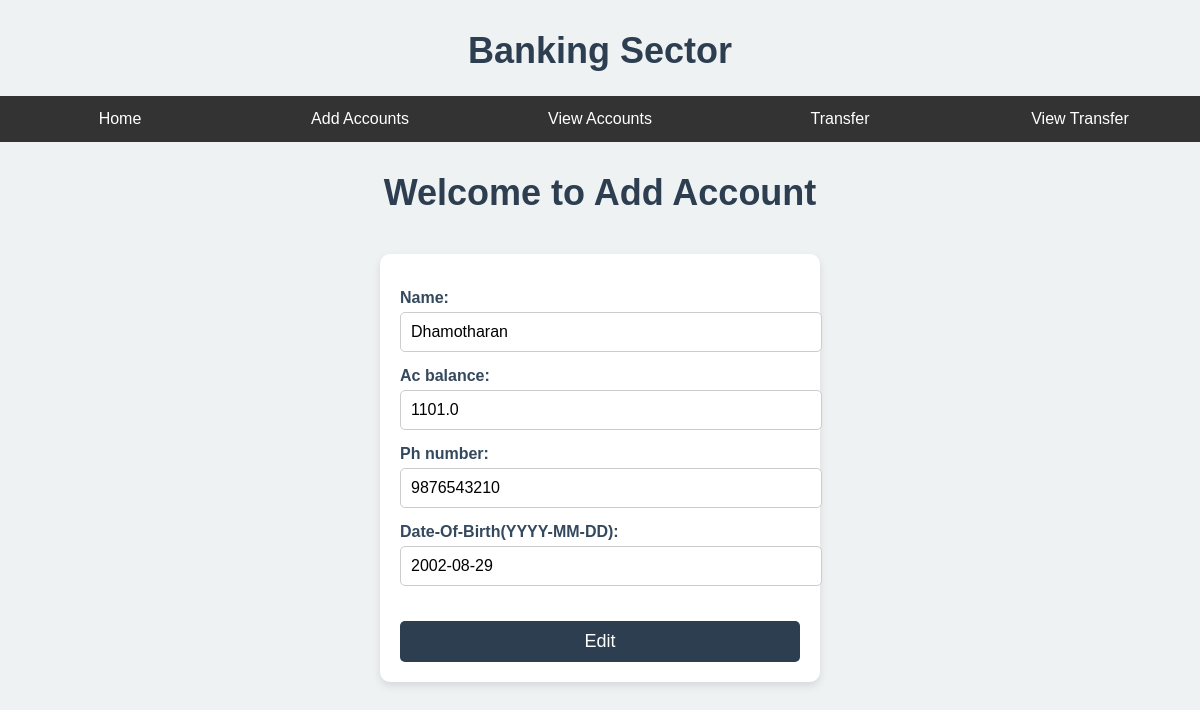
Screenshot of /Account/edit_account/4 with the database file from the repository.
### Banking_app/models.py (models this page shows, shortened)
class Accounts(models.Model):
    name = models.CharField(max_length=100, null=True)
    account_no = models.CharField(max_length=100, default=gen_ac_no, unique=True, editable=False)
    ac_balance = models.FloatField(default=1000)
    ph_number = models.CharField(max_length=10,validators=[RegexValidator(r'^\d{10}$', 'Phone number must be 10 digits numbers.')])
    date_of_birth = models.DateField('Date-Of-Birth(YYYY-MM-DD)')
    create_date = models.DateField(auto_now_add=True)

### Banking_app/views.py (the view)
# urls.py: path('edit_account/<int:id>',edit_account,name='edit_account'),
def edit_account(request,id):
    edit = Accounts.objects.get(id=id)
    if request.method == 'POST':
        form = Account_form(request.POST, instance=edit)
        if form.is_valid():
            form.save()
            return redirect('view_ac')
    else:
        form = Account_form(instance=edit)
    return render(request, 'edit.html', {'form':form})

### Banking_app/forms.py
class Account_form(forms.ModelForm):
    class Meta:
        model = Accounts
        fields = '__all__'

### front_end/templates/edit.html (shortened to what this page needs)
{% extends "base.html" %}
{% block content %}
<h1> Welcome to Add Account </h1>
<form method='POST'>
    {{form.as_p}}
    <button type="submit">Edit</button>
</form>
{% endblock %}

### front_end/static/styles.css (style rules this page uses)
body { font-family: Arial, sans-serif; margin: 0; padding: 0; background-color: #f4f4f4; }
body { font-family: Arial, sans-serif; background-color: #eef2f3; margin: 0; padding: 0; }
h1 { text-align: center; color: #2c3e50; margin-top: 30px; font-size: 36px; }
form { max-width: 400px; margin: 40px auto; padding: 20px; background-color: #ffffff; box-shadow: 0 4px 8px rgba(0, 0, 0, 0.1); border-radius: 10px; }
form p { margin: 15px 0; }
form label { font-weight: bold; color: #34495e; }
form input, form select, form textarea { width: 100%; padding: 10px; margin-top: 5px; border: 1px solid #ccc; border-radius: 5px; font-size: 16px; }
button[type='submit'] { width: 100%; padding: 10px; background-color: #2c3e50; color: white; border: none; border-radius: 5px; font-size: 18px; cursor: pointer; margin-top: 20px; transition: background-color 0.3s ease; }

### rows the page displays
Accounts: name "Dhamotharan", ac_balance "1101.0", ph_number "9876543210", date_of_birth "2002-08-29"
